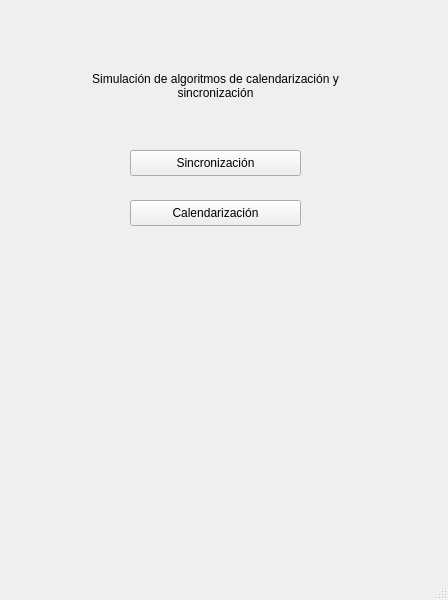
<?xml version="1.0" encoding="UTF-8"?>
<ui version="4.0">
 <class>MainWindow</class>
 <widget class="QMainWindow" name="MainWindow">
  <property name="geometry">
   <rect>
    <x>0</x>
    <y>0</y>
    <width>448</width>
    <height>600</height>
   </rect>
  </property>
  <property name="windowTitle">
   <string>MainWindow</string>
  </property>
  <widget class="QWidget" name="centralwidget">
   <widget class="QPushButton" name="btn_sincronizacion">
    <property name="geometry">
     <rect>
      <x>130</x>
      <y>150</y>
      <width>171</width>
      <height>26</height>
     </rect>
    </property>
    <property name="text">
     <string>Sincronización</string>
    </property>
   </widget>
   <widget class="QPushButton" name="btn_calendarizacion">
    <property name="geometry">
     <rect>
      <x>130</x>
      <y>200</y>
      <width>171</width>
      <height>26</height>
     </rect>
    </property>
    <property name="text">
     <string>Calendarización</string>
    </property>
   </widget>
   <widget class="QLabel" name="label">
    <property name="geometry">
     <rect>
      <x>70</x>
      <y>40</y>
      <width>291</width>
      <height>91</height>
     </rect>
    </property>
    <property name="text">
     <string notr="true">Simulación de algoritmos de calendarización y sincronización</string>
    </property>
    <property name="alignment">
     <set>Qt::AlignCenter</set>
    </property>
    <property name="wordWrap">
     <bool>true</bool>
    </property>
   </widget>
  </widget>
  <widget class="QMenuBar" name="menubar">
   <property name="geometry">
    <rect>
     <x>0</x>
     <y>0</y>
     <width>448</width>
     <height>23</height>
    </rect>
   </property>
  </widget>
  <widget class="QStatusBar" name="statusbar"/>
 </widget>
 <resources/>
 <connections/>
</ui>
